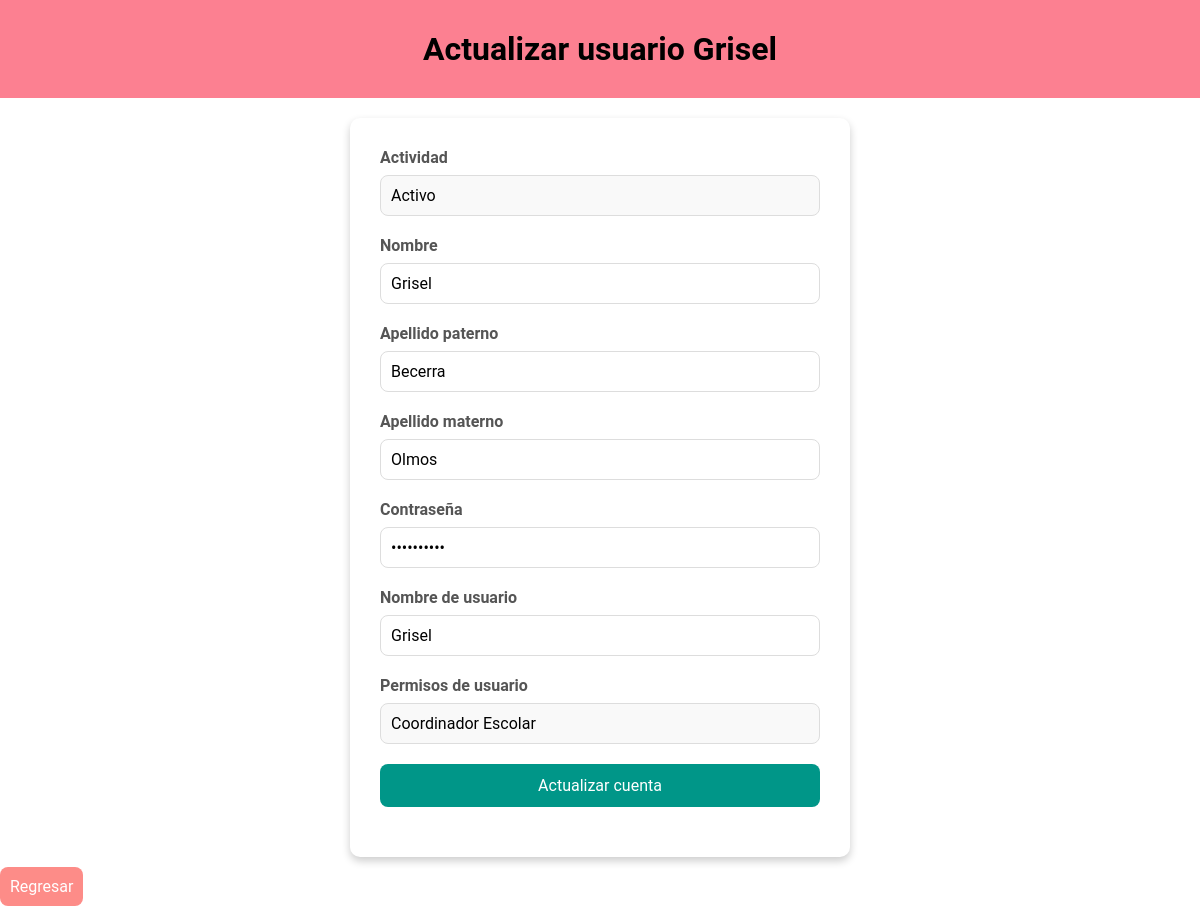
The page /php/usuario/actualizar.php?id=2 on the database its author committed.
### tables this page shows
CREATE TABLE usuario(
    id INT PRIMARY KEY AUTO_INCREMENT NOT NULL,
    nombre VARCHAR(50) NOT NULL,
    ap VARCHAR(50) NOT NULL,
    am VARCHAR(50) NOT NULL,
    pswd VARCHAR(255) NOT NULL,
    usuario VARCHAR(50) NOT NULL,
    actividad BOOLEAN NOT NULL,
    idTipo INT NOT NULL,
    FOREIGN KEY (idTipo) REFERENCES tipoUsuario(id) ON DELETE CASCADE
);

CREATE TABLE tipoUsuario(
    id INT PRIMARY KEY AUTO_INCREMENT NOT NULL,
    descripcion VARCHAR(50) NOT NULL
);

### php/usuario/actualizar.php (the view, shortened to what this page needs)
<?php
$pdo = conn::conn();
$query = "SELECT * FROM usuario WHERE id = :id";
$stmt = $pdo->prepare($query);
$stmt->bindParam(':id', $_GET['id']);
$stmt->execute();
$usuario = $stmt->fetch(PDO::FETCH_ASSOC);
$query = "SELECT * FROM tipoUsuario";
$stmt = $pdo->prepare($query);
$stmt->execute();
$tipos = $stmt->fetchAll(PDO::FETCH_ASSOC);
?>
<!DOCTYPE html>
<html lang="es">
<head>
    <link rel="stylesheet" href="../../css/crearCuenta.css">
</head>
<body>
    <header>
        <h1>Actualizar usuario <?php echo $usuario['usuario'] ?></h1>
    </header>
    <main>
        <form action="../login/actualizar.php" method="POST">
            <div class="input">
                <label for="actividad">Actividad</label>
                <select name="actividad" id="actividad">
                    <option value="1" selected>Activo</option>
                </select>
            </div>
            <div class="input">
                <label for="nombre">Nombre</label>
                <input type="text" id="nombre" name="nombre" value="<?php echo htmlspecialchars($usuario['nombre']) ?>" required>
            </div>
            <div class="input">
                <label for="ap">Apellido paterno</label>
                <input type="text" id="ap" name="ap" value="<?php echo htmlspecialchars($usuario['ap']) ?>" required>
            </div>
            <div class="input">
                <label for="am">Apellido materno</label>
                <input type="text" id="am" name="am" value="<?php echo htmlspecialchars($usuario['am']) ?>" required>
            </div>
            <div class="input">
                <label for="pwd">Contraseña</label>
                <input type="password" id="pwd" name="pwd" value="<?php echo htmlspecialchars($usuario['pswd']) ?>" required>
            </div>
            <div class="input">
                <label for="usuario">Nombre de usuario</label>
                <input type="text" id="usuario" name="usuario" value="<?php echo htmlspecialchars($usuario['usuario']) ?>" required>
            </div>
            <div class="input">
                <label for="tipo">Permisos de usuario</label>
                <select name="tipo" id="tipo" required>
                    <?php foreach ($tipos as $tipo) { ?>
                        <option value="<?php echo $tipo['id']; ?>" <?php echo ($usuario['idTipo'] == $tipo['id']) ? 'selected' : ''; ?>>
                            <?php echo $tipo['descripcion']; ?>
                        </option>
                    <?php } ?>
                </select>
            </div>
            <div class="input">
                <button value="submit">Actualizar cuenta</button>
            </div>
        </form>
    </main>
    <nav>
        <ul>
            <li>
                <a href="../../cuentas.php">Regresar</a>
            </li>
        </ul>
    </nav>
</body>
</html>

### css/crearCuenta.css (style rules this page uses)
* { padding: 0; margin: 0; box-sizing: border-box; font-family: 'Roboto', sans-serif; }
header { background-color: #fc8091; padding: 30px; display: flex; justify-content: space-between; align-items: center; }
h1 { width: 100%; text-align: center; }
nav ul { list-style: none; display: flex; align-items: center; gap: 20px; }
a { text-decoration: none; color: white; background-color: #fd8c88; padding: 10px; margin-top: 40px; border-radius: 8px; transition: 0.4s; cursor: pointer; }
main { background-color: #ffffff; width: 100%; max-width: 500px; padding: 30px; border-radius: 10px; box-shadow: 0px 4px 8px rgba(0, 0, 0, 0.2); margin: 20px auto; }
form .input { margin-bottom: 20px; display: flex; flex-direction: column; }
label { font-weight: bold; color: #555; margin-bottom: 8px; }
input[type="text"], input[type="password"], select { padding: 10px; border: 1px solid #ddd; border-radius: 8px; font-size: 1rem; transition: border 0.3s ease; }
select { appearance: none; background: #f9f9f9; }
button { padding: 12px; font-size: 1rem; color: #fff; background-color: #009688; border: none; border-radius: 8px; cursor: pointer; transition: 0.3s ease; }

### rows shown on the page
usuario: usuario "Grisel", nombre "Grisel", ap "Becerra", am "Olmos", tipo "Coordinador Escolar"
